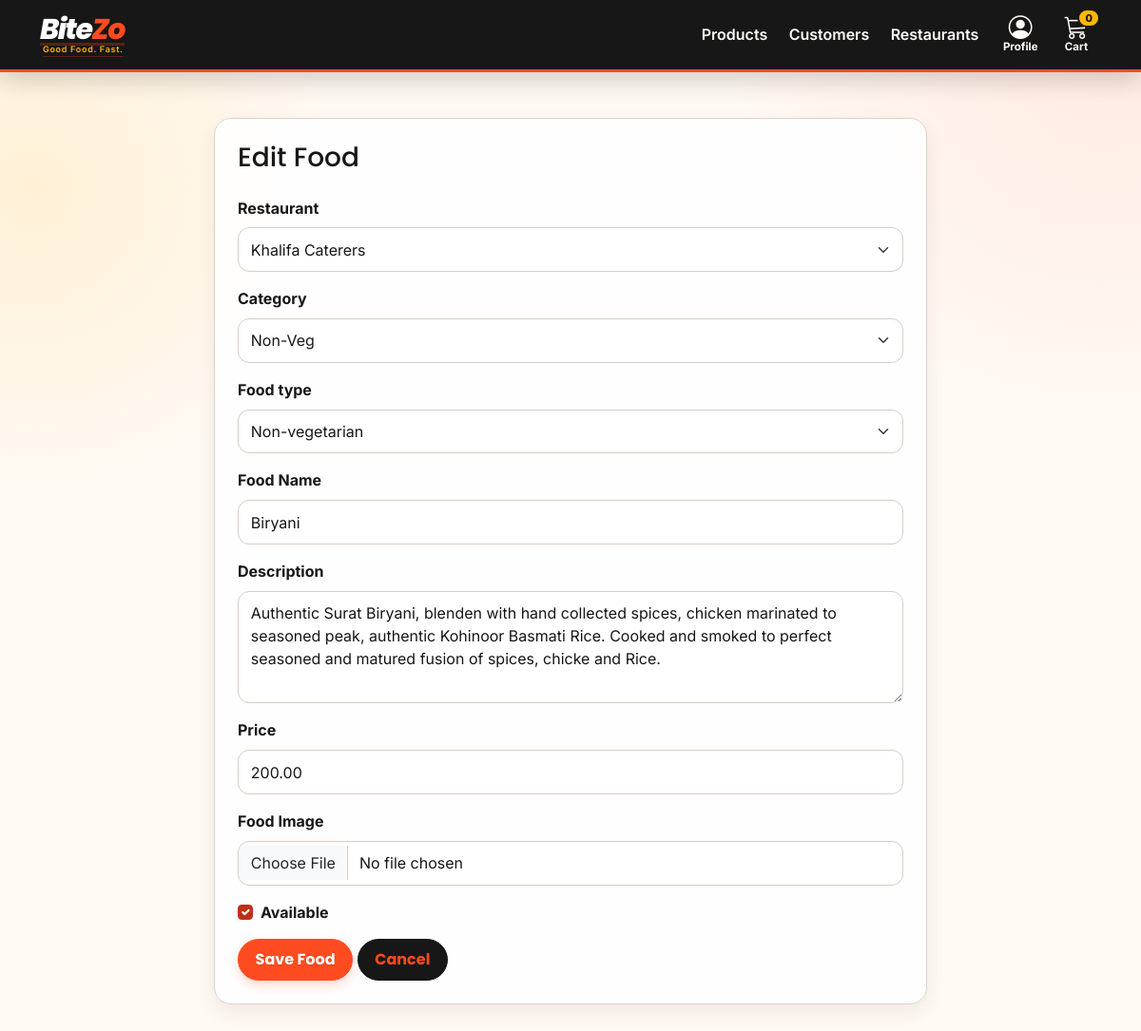
The page /update/1/ (signed in) on the database its author committed.
### products/models.py (models this page shows, shortened)
class Product(models.Model):
    DIETARY_CHOICES = [
        ("veg", "Vegetarian"),
        ("non_veg", "Non-vegetarian"),
        ("unknown", "Not specified"),
    ]
    restaurant = models.CharField(max_length=1000)
    restaurant_ref = models.ForeignKey(
        Restaurant, on_delete=models.SET_NULL, null=True, blank=True,
        related_name="products",
    )
    category = models.ForeignKey(
        Category, on_delete=models.SET_NULL, null=True, blank=True,
        related_name="products",
    )
    dietary_type = models.CharField(
        max_length=10, choices=DIETARY_CHOICES, default="unknown"
    )
    name = models.CharField(max_length=1000)
    description = models.TextField(
        blank=True
    )
    price = models.DecimalField(
        max_digits=10,
        decimal_places=2
    )
    image = models.ImageField(
        upload_to="products/",
        blank=True,
        null=True
    )
    is_available = models.BooleanField(
        default=True
    )
    created_at = models.DateTimeField(
        auto_now_add=True
    )

class Restaurant(models.Model):
    name = models.CharField(max_length=150, unique=True)
    description = models.TextField(blank=True)
    image = models.ImageField(upload_to="restaurants/", blank=True, null=True)
    delivery_time = models.CharField(max_length=50, default="30-40 min")
    address = models.TextField(blank=True)
    phone = models.CharField(max_length=20, blank=True)
    opening_time = models.TimeField(null=True, blank=True)
    closing_time = models.TimeField(null=True, blank=True)
    is_active = models.BooleanField(default=True)
    is_cloud_kitchen = models.BooleanField(
        default=False,
        verbose_name="cloud kitchen",
        help_text="Show this kitchen on the GharKaKhana tab.",
    )

class Category(models.Model):
    name = models.CharField(max_length=80, unique=True)
    slug = models.SlugField(unique=True)
    image = models.ImageField(upload_to="categories/", blank=True, null=True)
    class Meta:
        ordering = ["name"]

### products/views.py (the view, shortened to what this page needs)
@superuser_required
def product_update(request, id):
    product = get_object_or_404(
        Product,
        id=id
    )
    return render(
        request,
        "products/product_form.html",
        {
            "product": product,
            "restaurants": Restaurant.objects.filter(is_active=True),
            "categories": Category.objects.all(),
            "dietary_choices": Product.DIETARY_CHOICES,
        }
    )

### food_delivery/decorator.py (called while the page is built)
def superuser_required(view_func):
    @wraps(view_func)
    @login_required
    def wrapper(request, *args, **kwargs):
        if not request.user.is_superuser:
            return HttpResponseForbidden("You do not have permission to access this page.")
        return view_func(request, *args, **kwargs)
    return wrapper

### templates/products/product_form.html (shortened to what this page needs)
{% extends "base.html" %}
{% block content %}
<div class="card shadow-sm border-0 form-card">
    <div class="card-body p-4">
        <h3 class="mb-4">
            {% if product %}
                Edit Food
            {% else %}
                Add Food
            {% endif %}
        </h3>
        <form method="POST"
              enctype="multipart/form-data">
            <div class="mb-3">
                <label class="form-label">
                    Restaurant
                </label>
                <select name="restaurant_ref" class="form-select" required>
                    {% for restaurant in restaurants %}
                    <option value="{{ restaurant.id }}" {% if product.restaurant_ref_id == restaurant.id %}selected{% endif %}>{{ restaurant.name }}</option>
                    {% endfor %}
                </select>
            </div>
            <div class="mb-3">
                <label class="form-label">Category</label>
                <select name="category" class="form-select" required>
                    {% for category in categories %}
                    <option value="{{ category.id }}" {% if product.category_id == category.id %}selected{% endif %}>{{ category.name }}</option>
                    {% endfor %}
                </select>
            </div>
            <div class="mb-3">
                <label class="form-label">Food type</label>
                <select name="dietary_type" class="form-select" required>
                    {% for value, label in dietary_choices %}
                    <option value="{{ value }}" {% if product.dietary_type == value %}selected{% endif %}>{{ label }}</option>
                    {% endfor %}
                </select>
            </div>
            <div class="mb-3">
                <label class="form-label">
                    Food Name
                </label>
                <input type="text"
                       name="name"
                       class="form-control"
                       value="{{ product.name|default:'' }}"
                       required>
            </div>
            <div class="mb-3">
                <label class="form-label">
                    Description
                </label>
                <textarea name="description"
                          class="form-control"
                          rows="4">{{ product.description|default:'' }}</textarea>
            </div>
            <div class="mb-3">
                <label class="form-label">
                    Price
                </label>
                <input type="number"
                       step="0.01"
                       name="price"
                       class="form-control"
                       value="{{ product.price|default:'' }}"
                       required>
            </div>
            <div class="mb-3">
                <label class="form-label">
                    Food Image
                </label>
                <input type="file"
                       name="image"
                       class="form-control">
            </div>
            {% if product %}
            <div class="form-check mb-3">
                <input type="checkbox"
                       name="is_available"
                       class="form-check-input"
                       {% if product.is_available %}
                       checked
                       {% endif %}>
                <label class="form-check-label">
                    Available
                </label>
            </div>
            {% endif %}
            <button class="btn btn-danger">
                Save Food
            </button>
            <a href="{% url 'product_list' %}"
               class="btn btn-secondary">
                Cancel
            </a>
        </form>
    </div>
</div>
{% endblock %}

### static/css/styles.css (style rules this page uses)
:root { --bitezo-orange: #ff4b1f; --bitezo-orange-dark: #e63c14; --bitezo-yellow: #ffb703; --bitezo-charcoal: #171717; --bitezo-cream: #fff9f3; --bitezo-gray: #6e6e6e; --bitezo-line: #f0e5dc; }
body { background-color: var(--bitezo-cream); color: var(--bitezo-charcoal); font-family: "Inter", Arial, sans-serif; }
h1, h2, h3, h4, h5, h6, .navbar-brand, .btn, .page-title { font-family: "Poppins", Arial, sans-serif; }
a { text-decoration: none; }
.form-card { max-width: 750px; margin: 0 auto; border-radius: 15px; }
.card { border-radius: 18px; border: 1px solid var(--bitezo-line) !important; box-shadow: 0 8px 24px rgba(23, 23, 23, .06) !important; }
.btn { border-radius: 999px; font-weight: 700; padding: .55rem 1.1rem; transition: transform .28s cubic-bezier(.22, 1, .36, 1), box-shadow .28s ease, background-color .28s ease, border-color .28s ease; }
.btn-danger, .btn-primary { background: var(--bitezo-orange); border-color: var(--bitezo-orange); color: #fff; box-shadow: 0 5px 12px rgba(255, 75, 31, .2); }
.btn-secondary { background: var(--bitezo-charcoal); border-color: var(--bitezo-charcoal); }
.form-control, .form-select { border-radius: 12px; border-color: var(--bitezo-line); padding: .65rem .8rem; }
.bitezo-theme { min-height: 100vh; background: radial-gradient(circle at 100% 0, rgba(255, 183, 3, .11), transparent 27rem), var(--bitezo-cream); }
.bitezo-theme a { color: var(--bitezo-orange); }
.bitezo-theme .card, .bitezo-theme .form-card, .bitezo-theme .table-responsive { overflow: hidden; background: rgba(255, 255, 255, .92); }
.bitezo-theme .shadow-sm, .bitezo-theme .shadow { box-shadow: 0 10px 28px rgba(42, 30, 21, .08) !important; }
.bitezo-theme label, .bitezo-theme .form-label { color: var(--bitezo-charcoal); font-weight: 700; }
.bitezo-theme .form-check-input:checked { background-color: var(--bitezo-orange); border-color: var(--bitezo-orange); }
.bitezo-theme { line-height: 1.55; }
.bitezo-theme :is(a, button, input, select, textarea):focus-visible { outline: 3px solid var(--bitezo-yellow); outline-offset: 3px; box-shadow: 0 0 0 5px rgba(23, 23, 23, .8) !important; }
.bitezo-theme .btn { min-height: 42px; display: inline-flex; align-items: center; justify-content: center; gap: .35rem; }
.bitezo-theme .btn-danger, .bitezo-theme .btn-primary { color: #fff; text-shadow: 0 1px 1px rgba(0, 0, 0, .14); }
.bitezo-theme .form-control, .bitezo-theme .form-select, .bitezo-theme textarea { background-color: #fff; color: var(--bitezo-charcoal); min-height: 44px; border-width: 1.5px; }
.bitezo-theme textarea.form-control { min-height: 100px; }
.bitezo-theme .form-control::placeholder { color: #746d68; opacity: 1; }
.bitezo-theme .form-check-label { cursor: pointer; }
.bitezo-theme .card { color: var(--bitezo-charcoal); }
:root { --bitezo-ink: #211b18; --bitezo-surface: #ffffff; --bitezo-muted: #655f5a; --bitezo-orange-deep: #bd3217; }
.bitezo-theme { color: var(--bitezo-ink); background: radial-gradient(circle at 3% 18%, rgba(255, 183, 3, .12), transparent 20rem), radial-gradient(circle at 97% 4%, rgba(255, 75, 31, .08), transparent 25rem), var(--bitezo-cream); }
.bitezo-theme .form-control, .bitezo-theme .form-select { border-color: #d8ccc2; box-shadow: none; }
:root { --bitezo-text: #211b18; --bitezo-text-muted: #5f5954; --bitezo-border-strong: #b9aba0; --bitezo-focus: #8d2c16; }
.bitezo-theme { color: var(--bitezo-text); }
.bitezo-theme .btn, .bitezo-theme .nav-link, .bitezo-theme .dropdown-item, .bitezo-theme .card, .bitezo-theme .category-card, .bitezo-theme .form-control, .bitezo-theme .form-select, .bitezo-theme .form-check-input, .bitezo-theme .restaurant-gallery img { transition: background-color .16s ease, border-color .16s ease, color .16s ease, box-shadow .16s ease, opacity .16s ease; }
.bitezo-theme .form-check-input:checked { background-color: #bd3217; border-color: #bd3217; }
.bitezo-theme :is(a, button, input, select, textarea):focus-visible { outline: 3px solid #ffb703; outline-offset: 2px; box-shadow: 0 0 0 5px rgba(33, 27, 24, .72) !important; }
.bitezo-theme .card, .bitezo-theme .food-card, .bitezo-theme .product-card { border-color: #ded2c9 !important; box-shadow: 0 8px 20px rgba(43, 29, 20, .07) !important; }

### rows shown on the page
Product: restaurant_ref "Khalifa Caterers", category "Non-Veg", dietary_type "Non-vegetarian", name "Biryani", description "Authentic Surat Biryani, blenden with hand collected spices, chicken marinated to seasoned peak, authentic Kohinoor Basmati Rice. Cooked and smoked to perfect seasoned and matured fusion of spices, chicke and Rice.", price "200.00", is_available "☑"

### other values the page prints
{{ request.session.cart_count|default:0 }} "0"
